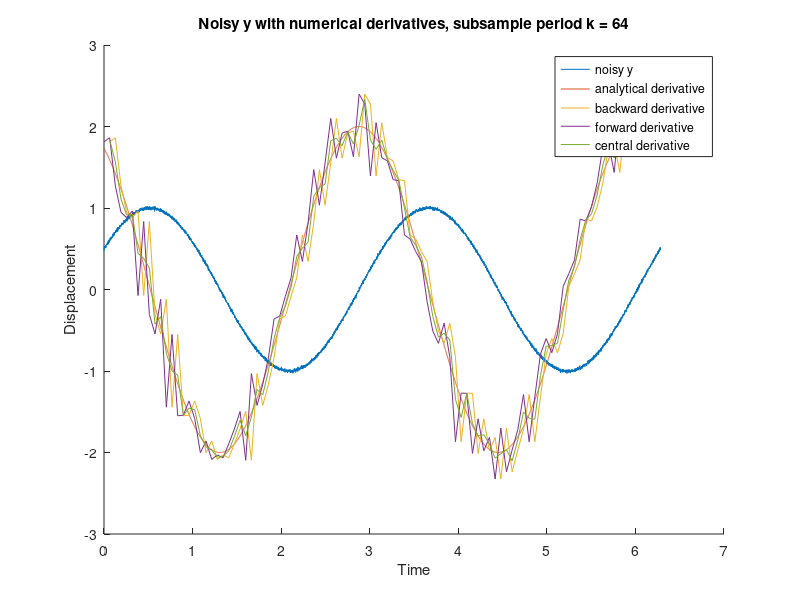
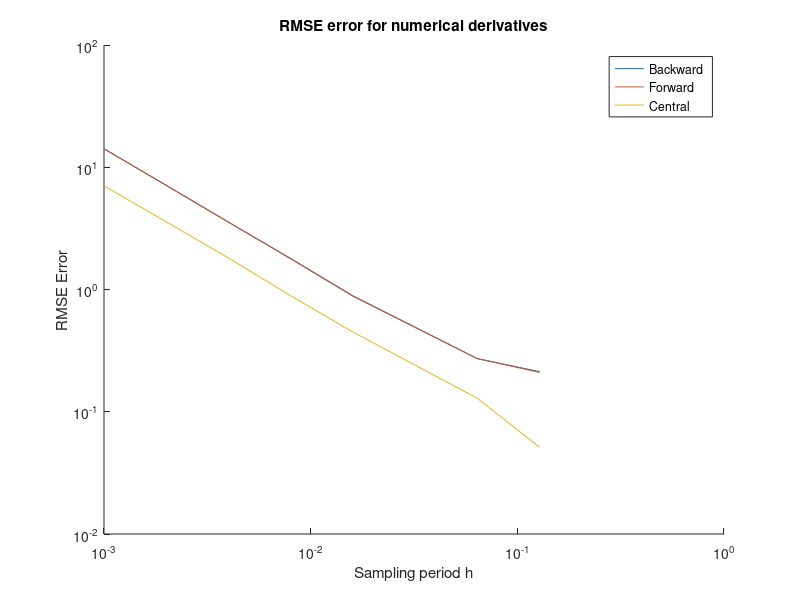

The MATLAB script that drew these images, in order: (Note: this script raises an error after producing the figures.)
clear; clc; close all

% Parameters for synthetic signal
T = 2*pi; % Total time interval
dt = 0.001; % Base sampling step
omega = 2.0; % Frequency
phi = pi/6; % Phase
sigma = 0.01; % Noise standard deviation

t = 0:dt:T;

y_clean = sin(omega*t + phi);

dy_clean = omega*cos(omega*t + phi);

rng(1)
y_noisy = y_clean + sigma * randn(size(y_clean));

samples = length(t);

%% Part A

% Anonymous function to calculate the forward and backward derivative (each give same array for y)
backward_derivative = @(y,dt,k) (y(1+k:k:end) - y(1:k:end-k))/(k*dt);

% Anonymous function to calculate central derivative
central_derivative = @(y,dt,k) (y(1+2*k:k:end) - y(1:k:end-2*k))/(2*k*dt);

k_array = [1,2,4,8,16,64,128];

% RMSE calculated for each approximation scheme (RMSE instead of L2 used because number of
% points changes with k)
RMSE_backward = zeros(1,7);
RMSE_forward = zeros(1,7);
RMSE_central = zeros(1,7);

i = 1;

k2plot = 64;

for k = k_array
   
    dy_noisy_bwd = backward_derivative(y_noisy,dt,k);
    
    N = length(dy_noisy_bwd) - 1;
    
    % Backward (correction applied so only interior points used)
    RMSE_backward(i) = sqrt(1/N * sum((dy_noisy_bwd(1:end-1) - dy_clean(1+k:k:end-k)).^2));

    % Forward (correction applied so only interior points used)
    RMSE_forward(i) = sqrt(1/N * sum((dy_noisy_bwd(2:end) - dy_clean(1+k:k:end-k)).^2));

    % Central
    dy_noisy_cnt = central_derivative(y_noisy,dt,k);

    RMSE_central(i) = sqrt(1/N * sum((dy_noisy_cnt - dy_clean(1+k:k:end-k)).^2));

    i = i + 1;

    if k == k2plot

        backward_t = t(1+k:k:end);
        forward_t = t(1:k:end-k);
        central_t = t(1+k:k:end-k);

        hold on        
        plot(t,y_noisy)
        plot(t,dy_clean)        
        plot(backward_t,dy_noisy_bwd)
        plot(forward_t,dy_noisy_bwd)
        plot(central_t,dy_noisy_cnt)

        title(['Noisy y with numerical derivatives, subsample period k = ',num2str(k)])
        legend('noisy y','analytical derivative','backward derivative','forward derivative','central derivative')
        xlabel('Time')
        ylabel('Displacement')
    end
end

h = dt*k_array;

figure
hold on

plot(h, RMSE_backward)
plot(h, RMSE_forward)
plot(h, RMSE_central)

set(gca, 'XScale', 'log', 'YScale', 'log')
legend('Backward','Forward','Central')
title('RMSE error for numerical derivatives')
xlabel('Sampling period h')
ylabel('RMSE Error')

%% Part B
tau = (t - T/2)/(T/2); % Centred and scaled time

nMax = 10; % Test polynomial fits from order 1 to nMax
n2plot = 10;

condition = zeros(nMax,1);
RMSE_dy = zeros(nMax,1);
RMSE_validation = zeros(nMax,1);

train_space = 128; % Spacing between points used for training

train_idx = train_space:train_space:samples;
val_idx = setdiff(1:samples, train_idx);

t_train = tau(train_idx);
y_train = y_noisy(train_idx);

t_val = tau(val_idx);
y_val = y_clean(val_idx);

figure

for n = 1:nMax
    [p,condition(n)] = regression(n, t_train, y_train');   
    
    y_fitted = polyval(p, tau);
    
    dp = polyder(p);
    
    dy_fitted = polyval(dp, tau) * 2/T; % Derivative must be scaled back for comparison to original
    
    RMSE_dy(n) = sqrt(1/(samples-2) * sum((dy_fitted(2:end-1) - dy_clean(2:end-1)).^2)); % For comparison with central difference
    
    if train_space ~= 1
        RMSE_validation(n) = sqrt((train_space)/((train_space - 1)*samples) * sum((y_fitted(val_idx) - y_noisy(val_idx)).^2));
    end
    
    % Plot the chosen fitted polynomial and compare with the clean signals
    if n == n2plot
        hold on
        
        % If hold-out validation used, show training data
        if train_space ~= 1
            plot(t(train_idx),y_train,'x','MarkerSize', 7,'LineWidth', 1)
            legend('Training data', 'y', 'Fitted', 'dy/dx', 'dy/dx fitted')            
            title(['Order ',num2str(n),' polynomial fit, training points every ',num2str(train_space)])
        else
            legend('y','Fit to y','dy/dx','dy/dx from fit')
            title(['Order ',num2str(n),' polynomial fit to sine curve'])
        end

        plot(t, y_clean)
        plot(t, y_fitted)
        plot(t, dy_clean)
        plot(t, dy_fitted)
        
        xlabel('time')
    end
end

% Plot Condition Number against Polynomial Order
figure
plot(1:nMax,condition)

set(gca, 'YScale', 'log')
title('Condition Number against Polynomial Order')
xlabel('Polynomial Order')
ylabel('Condition Number')

% Plot RMSE to noiseless derivative of polynomial fits and central difference
figure
hold on

plot(1:nMax, RMSE_dy)
plot(1:nMax, RMSE_central(1)*ones(10,1))
plot(1:nMax, RMSE_central(7)*ones(10,1))

set(gca, 'YScale', 'log')
title('RMSE to noiseless derivative of polynomial fits and central difference')
legend("RMSE from polynomial approximation", "RMSE from central difference, k = 1", "RMSE from central difference, k = 128")
xlabel('Polynomial Order')
ylabel('RMSE from noiseless derivative')



% If validation used, plot RMSE to the original function against polynomial order
if train_space ~= 1
    figure
    hold on

    plot(1:nMax, RMSE_validation)

    set(gca, 'YScale', 'log')
    title(['Validation data RMSE Error (train on every ',num2str(train_space),' points)'])
    
    xlabel('Polynomial Order')
    ylabel('RMSE from noiseless signal')
end

function [x,condition] = regression(n,t,y)

V = t(:).^(n:-1:0); % Construct Vandermonde matrix

x = V\y; % Calculate polynomical coefficients with LS fitting

condition = cond(V'*V); % condition number using 2 norm

end
